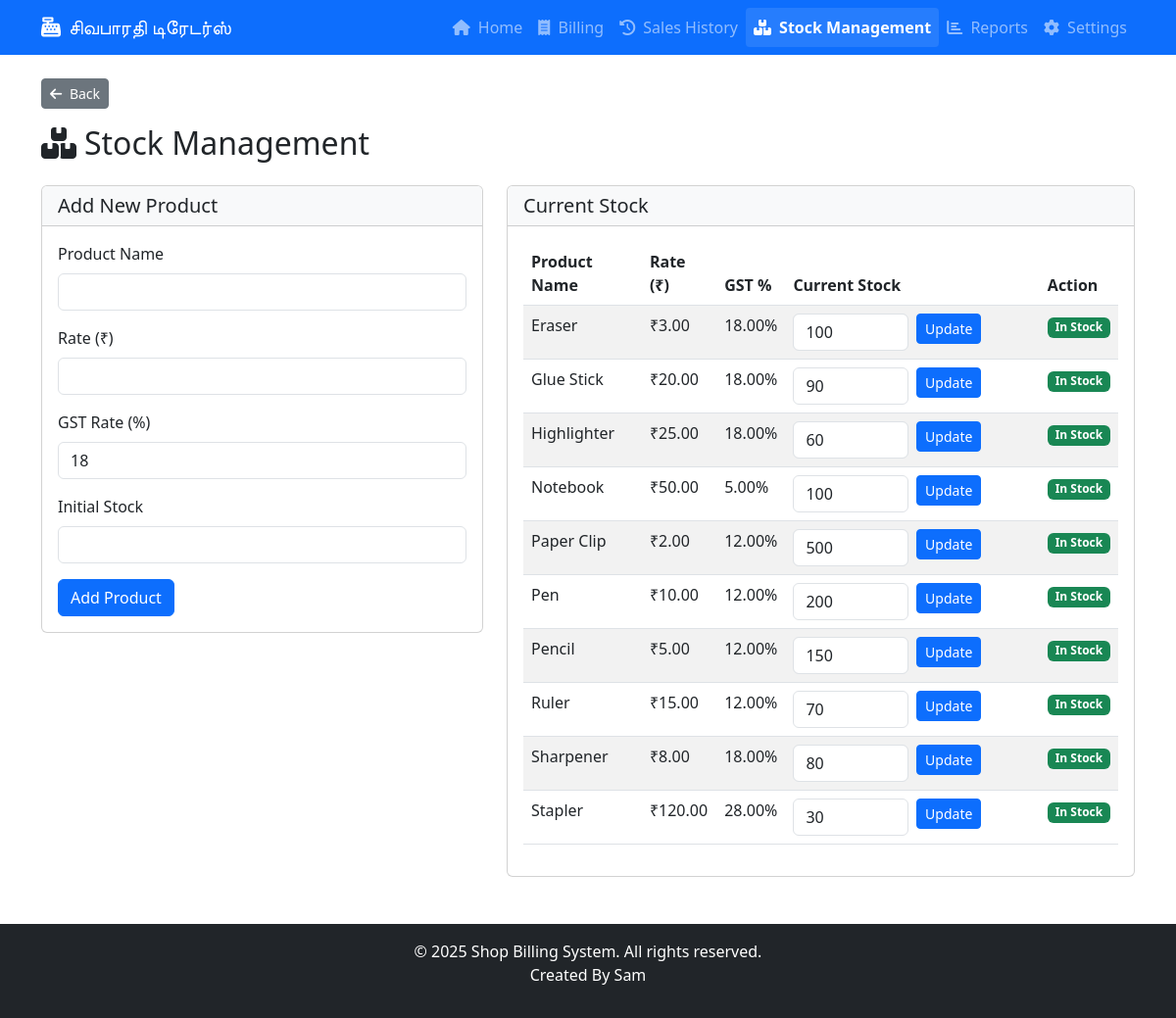
Page /modules/stock_management.php on the committed database.
### tables this page shows
CREATE TABLE IF NOT EXISTS settings (
    id INT AUTO_INCREMENT PRIMARY KEY,
    setting_key VARCHAR(50) NOT NULL UNIQUE,
    setting_value VARCHAR(255) NOT NULL,
    created_at TIMESTAMP DEFAULT CURRENT_TIMESTAMP,
    updated_at TIMESTAMP DEFAULT CURRENT_TIMESTAMP ON UPDATE CURRENT_TIMESTAMP
);

CREATE TABLE IF NOT EXISTS products (
    id INT AUTO_INCREMENT PRIMARY KEY,
    name VARCHAR(255) NOT NULL,
    rate DECIMAL(10,2) NOT NULL,
    stock INT NOT NULL DEFAULT 0,
    gst_rate DECIMAL(5,2) DEFAULT 0,
    created_at TIMESTAMP DEFAULT CURRENT_TIMESTAMP,
    updated_at TIMESTAMP DEFAULT CURRENT_TIMESTAMP ON UPDATE CURRENT_TIMESTAMP
);

### includes/functions.php (called while the page is built, shortened)
<?php
function getSetting($key) {
    global $pdo;
    $stmt = $pdo->prepare("SELECT setting_value FROM settings WHERE setting_key = ?");
    $stmt->execute([$key]);
    $result = $stmt->fetch(PDO::FETCH_ASSOC);
    return $result ? $result['setting_value'] : null;
}
?>

### modules/stock_management.php (the view, shortened to what this page needs)
<?php
require_once '../config/database.php';
require_once '../includes/functions.php';
require_once '../includes/header.php';
$products = $pdo->query("SELECT * FROM products ORDER BY name")->fetchAll(PDO::FETCH_ASSOC);
$default_gst_rate = getSetting('default_gst_rate');
?>
<div class="row">
    <div class="col-md-12">
        <h2 class="mb-4"><i class="fas fa-boxes me-2"></i>Stock Management</h2>
        <div class="row">
            <div class="col-md-5">
                <div class="card mb-4">
                    <div class="card-header bg-light">
                        <h5 class="mb-0">Add New Product</h5>
                    </div>
                    <div class="card-body">
                        <form method="post">
                            <div class="mb-3">
                                <label for="name" class="form-label">Product Name</label>
                                <input type="text" class="form-control" id="name" name="name" required>
                            </div>
                            <div class="mb-3">
                                <label for="rate" class="form-label">Rate (₹)</label>
                                <input type="number" class="form-control" id="rate" name="rate" step="0.01" min="0" required>
                            </div>
                            <div class="mb-3">
                                <label for="gst_rate" class="form-label">GST Rate (%)</label>
                                <input type="number" class="form-control" id="gst_rate" name="gst_rate" step="0.01" min="0" max="100" value="<?php echo $default_gst_rate; ?>" required>
                            </div>
                            <div class="mb-3">
                                <label for="stock" class="form-label">Initial Stock</label>
                                <input type="number" class="form-control" id="stock" name="stock" min="0" required>
                            </div>
                            <button type="submit" name="add_product" class="btn btn-primary">Add Product</button>
                        </form>
                    </div>
                </div>
            </div>
            <div class="col-md-7">
                <div class="card">
                    <div class="card-header bg-light">
                        <h5 class="mb-0">Current Stock</h5>
                    </div>
                    <div class="card-body">
                        <?php if (count($products) > 0): ?>
                            <div class="table-responsive">
                                <table class="table table-striped">
                                    <thead>
                                        <tr>
                                            <th>Product Name</th>
                                            <th>Rate (₹)</th>
                                            <th>GST %</th>
                                            <th>Current Stock</th>
                                            <th>Action</th>
                                        </tr>
                                    </thead>
                                    <tbody>
                                        <?php foreach ($products as $product): ?>
                                        <tr>
                                            <td><?php echo $product['name']; ?></td>
                                            <td>₹<?php echo number_format($product['rate'], 2); ?></td>
                                            <td><?php echo number_format($product['gst_rate'], 2); ?>%</td>
                                            <td>
                                                <form method="post" class="row g-2">
                                                    <div class="col-6">
                                                        <input type="number" class="form-control" name="new_stock" value="<?php echo $product['stock']; ?>" min="0" required>
                                                    </div>
                                                    <div class="col-6">
                                                        <button type="submit" name="update_stock" class="btn btn-sm btn-primary">Update</button>
                                                    </div>
                                                </form>
                                            </td>
                                            <td>
                                                <span class="badge bg-<?php echo $product['stock'] > 10 ? 'success' : ($product['stock'] > 0 ? 'warning' : 'danger'); ?>">
                                                    <?php echo $product['stock'] > 10 ? 'In Stock' : ($product['stock'] > 0 ? 'Low Stock' : 'Out of Stock'); ?>
                                                </span>
                                            </td>
                                        </tr>
                                        <?php endforeach; ?>
                                    </tbody>
                                </table>
                            </div>
                        <?php else: ?>
                            <div class="alert alert-info">No products found. Add some products to get started.</div>
                        <?php endif; ?>
                    </div>
                </div>
            </div>
        </div>
    </div>
</div>
<?php require_once '../includes/footer.php'; ?>

### includes/header.php (shortened to what this page needs)
<!DOCTYPE html>
<html lang="en">
<head>
    <link href="https://cdn.jsdelivr.net/npm/bootstrap@5.3.0/dist/css/bootstrap.min.css" rel="stylesheet">
    <link rel="stylesheet" href="https://cdnjs.cloudflare.com/ajax/libs/font-awesome/6.4.0/css/all.min.css">
    <link rel="stylesheet" href="../css/style.css">
</head>
<body>
    <?php
    $current_dir = basename(dirname($_SERVER['PHP_SELF']));
    $base_path = ($current_dir === 'modules') ? '../' : '';
    ?>
    <nav class="navbar navbar-expand-lg navbar-dark bg-primary">
        <div class="container">
            <a class="navbar-brand" href="<?php echo $base_path; ?>index.php">
                <i class="fas fa-cash-register me-2"></i>சிவபாரதி டிரேடர்ஸ்
            </a>
            <div class="collapse navbar-collapse" id="navbarNav">
                <ul class="navbar-nav ms-auto">
                    <li class="nav-item">
                        <a class="nav-link <?php echo basename($_SERVER['PHP_SELF']) === 'index.php' ? 'active' : ''; ?>" href="<?php echo $base_path; ?>index.php">
                            <i class="fas fa-home me-1"></i> Home
                        </a>
                    </li>
                    <li class="nav-item">
                        <a class="nav-link <?php echo basename($_SERVER['PHP_SELF']) === 'billing.php' ? 'active' : ''; ?>" href="<?php echo $base_path; ?>modules/billing.php">
                            <i class="fas fa-receipt me-1"></i> Billing
                        </a>
                    </li>
                    <li class="nav-item">
                        <a class="nav-link <?php echo basename($_SERVER['PHP_SELF']) === 'sales_history.php' ? 'active' : ''; ?>" href="<?php echo $base_path; ?>modules/sales_history.php">
                            <i class="fas fa-history me-1"></i> Sales History
                        </a>
                    </li>
                    <li class="nav-item">
                        <a class="nav-link <?php echo basename($_SERVER['PHP_SELF']) === 'stock_management.php' ? 'active' : ''; ?>" href="<?php echo $base_path; ?>modules/stock_management.php">
                            <i class="fas fa-boxes me-1"></i> Stock Management
                        </a>
                    </li>
                    <li class="nav-item">
                        <a class="nav-link <?php echo basename($_SERVER['PHP_SELF']) === 'reports.php' ? 'active' : ''; ?>" href="<?php echo $base_path; ?>modules/reports.php">
                            <i class="fas fa-chart-bar me-1"></i> Reports
                        </a>
                    </li>
                    <li class="nav-item">
                        <a class="nav-link <?php echo basename($_SERVER['PHP_SELF']) === 'settings.php' ? 'active' : ''; ?>" href="<?php echo $base_path; ?>modules/settings.php">
                            <i class="fas fa-cog me-1"></i> Settings
                        </a>
                    </li>
                </ul>
            </div>
        </div>
    </nav>
    <div class="container mt-4">
        <?php
        $current_page = basename($_SERVER['PHP_SELF']);
        if ($current_page !== 'index.php'):
        ?>
        <div class="mb-3">
            <button onclick="goBack()" class="btn btn-secondary btn-sm">
                <i class="fas fa-arrow-left me-1"></i> Back
            </button>
        </div>
        <?php endif; ?>

### includes/footer.php (shortened to what this page needs)
    </div>
    <footer class="bg-dark text-white text-center py-3 mt-5">
        <p>© <?php echo date('Y'); ?> Shop Billing System. All rights reserved.<br>
				Created By Sam
	</p>
    </footer>
</body>
</html>

### includes/header.php (style rules this page uses)
.navbar-nav .nav-link.active { font-weight: bold; background-color: rgba(255, 255, 255, 0.1); border-radius: 0.25rem; }

### rows in the picture
settings: gst_rate "18"
products: name "Eraser", rate "3.00", gst_rate "18.00", new_stock "100", shows "In Stock"
products: name "Glue Stick", rate "20.00", gst_rate "18.00", new_stock "90", shows "In Stock"
products: name "Highlighter", rate "25.00", gst_rate "18.00", new_stock "60", shows "In Stock"
products: name "Notebook", rate "50.00", gst_rate "5.00", new_stock "100", shows "In Stock"
products: name "Paper Clip", rate "2.00", gst_rate "12.00", new_stock "500", shows "In Stock"
products: name "Pen", rate "10.00", gst_rate "12.00", new_stock "200", shows "In Stock"
products: name "Pencil", rate "5.00", gst_rate "12.00", new_stock "150", shows "In Stock"
products: name "Ruler", rate "15.00", gst_rate "12.00", new_stock "70", shows "In Stock"
products: name "Sharpener", rate "8.00", gst_rate "18.00", new_stock "80", shows "In Stock"
products: name "Stapler", rate "120.00", gst_rate "28.00", new_stock "30", shows "In Stock"
